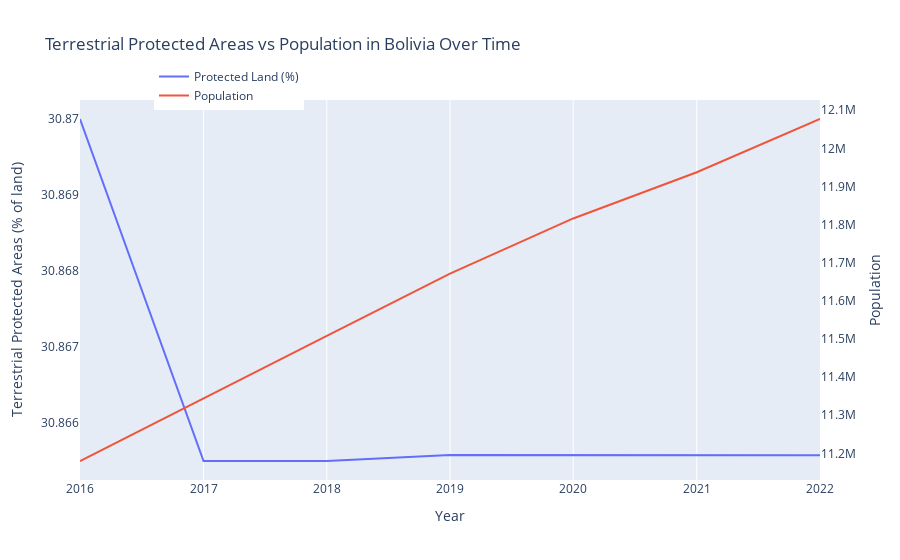

This figure's notebook cell:
### Code cell
# Define indicators for Terrestrial Protected Areas and Population
indicators = {
    "ER.LND.PTLD.ZS": "Terrestrial Protected Areas (% of land)",
    "SP.POP.TOTL": "Population"
}

# Define country
country = "BOL"  # Brazil's country code

# Fetch data from World Bank API
data = wbdata.get_dataframe(indicators, country=country)

# Convert index (years) to datetime format
data.index = pd.to_datetime(data.index.astype(str) + "-01-01")

# Drop missing values
data.dropna(inplace=True)

# Create figure
fig = go.Figure()

# Add Terrestrial Protected Areas trace (left y-axis)
fig.add_trace(go.Scatter(x=data.index, y=data["Terrestrial Protected Areas (% of land)"], 
                         mode="lines", name="Protected Land (%)", 
                         yaxis="y1"))

# Add Population trace (right y-axis)
fig.add_trace(go.Scatter(x=data.index, y=data["Population"], 
                         mode="lines", name="Population", 
                         yaxis="y2"))

# Update layout for dual axes
fig.update_layout(
    title="Terrestrial Protected Areas vs Population in Bolivia Over Time",
    xaxis=dict(title="Year"),
    yaxis=dict(title="Terrestrial Protected Areas (% of land)", side="left", showgrid=False),
    yaxis2=dict(title="Population", side="right", overlaying="y", showgrid=False),
    legend=dict(x=0.1, y=1.1)
)

# Show plot
fig.show()

### Figure 1 — Plotly figure (JSON) as saved in the notebook; plotly's stock layout.template omitted (floating-point values rounded to 4 significant figures)
{"data": [{"mode": "lines", "name": "Protected Land (%)", "type": "scatter", "x": ["2022-01-01T00:00:00.000000000", "2021-01-01T00:00:00.000000000", "2020-01-01T00:00:00.000000000", "2019-01-01T00:00:00.000000000", "2018-01-01T00:00:00.000000000", "2017-01-01T00:00:00.000000000", "2016-01-01T00:00:00.000000000"], "y": [30.87, 30.87, 30.87, 30.87, 30.87, 30.87, 30.87], "yaxis": "y"}, {"mode": "lines", "name": "Population", "type": "scatter", "x": ["2022-01-01T00:00:00.000000000", "2021-01-01T00:00:00.000000000", "2020-01-01T00:00:00.000000000", "2019-01-01T00:00:00.000000000", "2018-01-01T00:00:00.000000000", "2017-01-01T00:00:00.000000000", "2016-01-01T00:00:00.000000000"], "y": [12080000.0, 11940000.0, 11820000.0, 11670000.0, 11510000.0, 11340000.0, 11180000.0], "yaxis": "y2"}], "layout": {"legend": {"x": 0.1, "y": 1.1}, "title": {"text": "Terrestrial Protected Areas vs Population in Bolivia Over Time"}, "xaxis": {"title": {"text": "Year"}}, "yaxis": {"showgrid": false, "side": "left", "title": {"text": "Terrestrial Protected Areas (% of land)"}}, "yaxis2": {"overlaying": "y", "showgrid": false, "side": "right", "title": {"text": "Population"}}}}
